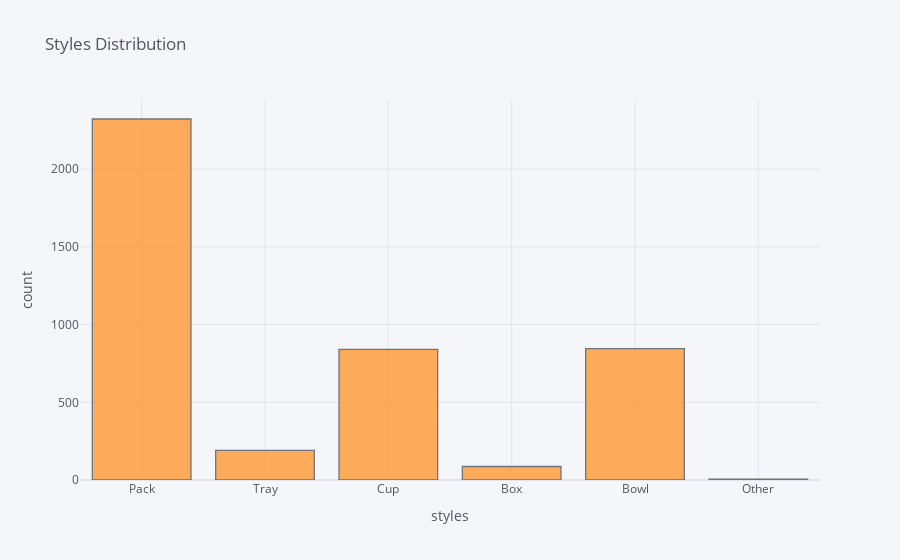

Source (notebook cell):
### Code cell
#смотрим распределение раменов по типу упаковки
df['Style'].iplot(kind = 'hist', xTitle='styles',
                  yTitle='count', title='Styles Distribution')

### Figure 1 — Plotly figure (JSON) as saved in the notebook; plotly's stock layout.template omitted (floating-point values rounded to 4 significant figures; data arrays with more than 128 entries replaced by an {"elided": "..."} marker saying what was removed)
{"data": [{"histfunc": "count", "histnorm": "", "marker": {"color": "rgba(255, 153, 51, 1.0)", "line": {"color": "#4D5663", "width": 1.3}}, "name": "Style", "opacity": 0.8, "orientation": "v", "type": "histogram", "x": {"elided": "4292 str values"}}], "layout": {"barmode": "overlay", "legend": {"bgcolor": "#F5F6F9", "font": {"color": "#4D5663"}}, "paper_bgcolor": "#F5F6F9", "plot_bgcolor": "#F5F6F9", "title": {"font": {"color": "#4D5663"}, "text": "Styles Distribution"}, "xaxis": {"gridcolor": "#E1E5ED", "showgrid": true, "tickfont": {"color": "#4D5663"}, "title": {"font": {"color": "#4D5663"}, "text": "styles"}, "zerolinecolor": "#E1E5ED"}, "yaxis": {"gridcolor": "#E1E5ED", "showgrid": true, "tickfont": {"color": "#4D5663"}, "title": {"font": {"color": "#4D5663"}, "text": "count"}, "zerolinecolor": "#E1E5ED"}}}
